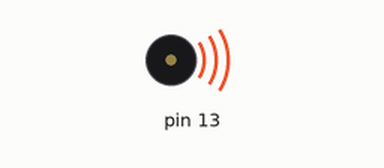
The sketch below on a simulated Arduino Uno, built with avr-gcc and run on an emulated ATmega328P. On the bench: buzzer (waves = sounding). What the sketch prints to the serial monitor is not drawn.

Above: at 0.1 s.
At 36.7 s:
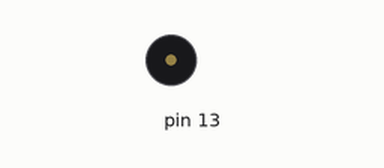
Timing chart, 0 to 38.2 s (numbered marks = the images above):
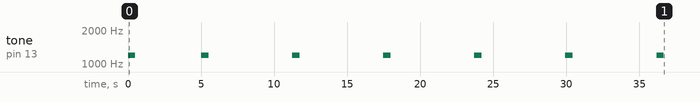

The sketch:

Speaker.ino
```cpp
#include <Tone.h>

Tone tone1;

void setup() {
  // put your setup code here, to run once:
  tone1.begin(13);
  Serial.begin(9600);
}

 int x = 0;
void loop() {
 //delay(800);
 if((x % 1000) == 0){
  tone1.play(1200,500);
 }
 else {
  //tone1.stop();
  Serial.println(x);
 }
 x++;
}
```

Measured:
- by itself, tone on pin 13: goes 1200 Hz 0.50 s, silent 4.5 s, 5 × (1200 Hz 0.50 s, silent 5.7 s), 1200 Hz 0.50 s, then silent
